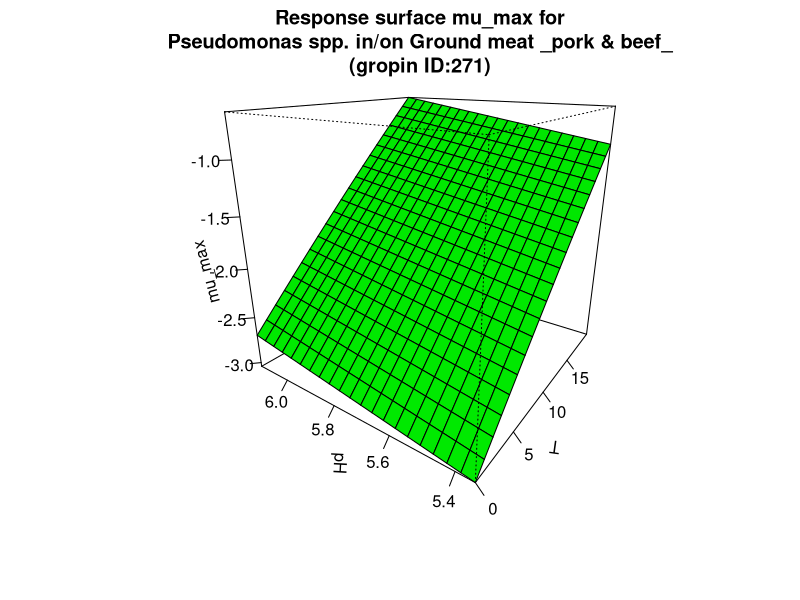

This figure's R source:
#############################
# start of Parameter script
#############################
T <- seq(0,19.98001998002,length.out=21)
pH <- seq(5.34534,6.12387612387612,length.out=21)
#############################
# end of Parameter script
#############################
############################# 
# start of Model script Gropin ID 271 
#############################
 
# constant coefficients for this model
mref <- 0.056
dm <- 0.451
Ea <- 69.3
 
variables <- data.frame(T,pH)
argumentsPar <- expand.grid(variables)
 
# heart of the model
response_surface <- function(T,pH) {
   mumax <-(log(mref)-dm*(5.7-pH)-(Ea/0.00831)*((1/(T+273))-(1/273)))

return(mumax=mumax)
} 

# output parameters
mumax <- cbind(argumentsPar,response_surface(argumentsPar['T'],argumentsPar['pH']))
colnames(mumax) <- c(colnames(argumentsPar),'mumax')
#############################
# End of Model script
#############################
############################# 
# start of Visualisation script Gropin ID 271 
#############################
persp(T,pH,matrix(unlist(mumax$mumax),nrow=21),col = 'green',xlab='T',ylab='pH',zlab='mu_max',main='Response surface mu_max for
Pseudomonas spp. in/on Ground meat _pork & beef_
(gropin ID:271)',theta=305,phi=20,shade=0.25,ticktype = 'detailed')
#############################
# End of Visualisation script
#############################
